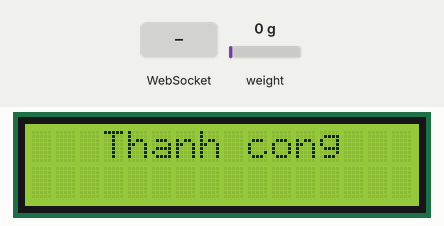
Simulated run of this program. Board: ESP32. Parts: 16×2 character LCD. Inputs (shaded band) come from the test bench; at power-on: weight on the scale 0 g. WiFi joins after 1.5 s; servers stay silent unless stated; the audio player accepts every command and is not drawn; what the program prints to the serial monitor is not drawn.

Above: at 5.2 s.
5.3 s: WebSocket text "1" received
At 6.4 s:
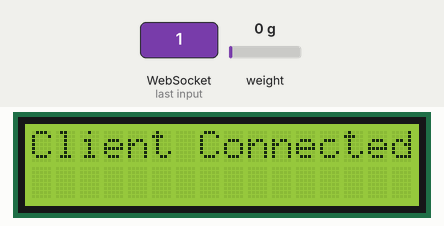
6.8 s: weight on the scale set to 100 g
At 10.8 s:
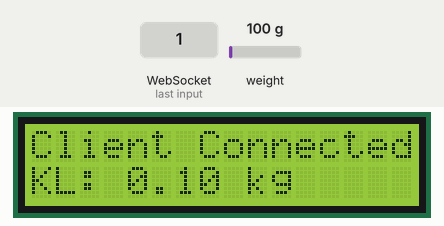
10.9 s: weight on the scale set to 1250 g
At 12.6 s:
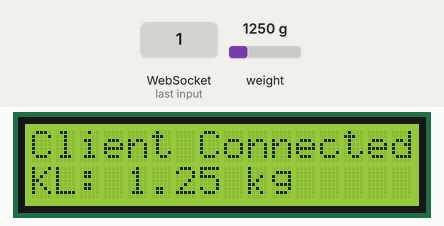
12.9 s: weight on the scale set to 2500 g
At 14.0 s:
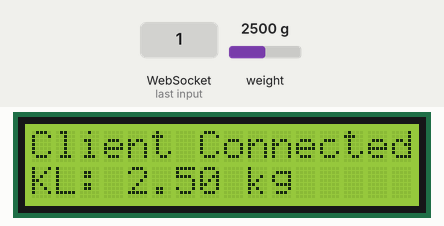
Timing chart, 0 to 15.9 s (numbered marks = the images above; inputs shaded):
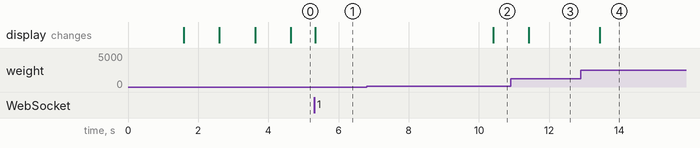

Measured:
- after the input at 5.3 s, the display: changes at once (image 1)
- after the input at 6.8 s, the display: changes after 3.6 s (image 2)
- after the input at 10.9 s, the display: changes after 0.52 s (image 3)
- after the input at 12.9 s, the display: changes after 0.54 s (image 4)

The program:

main.cpp
```cpp
#include <Arduino.h>
#include <WiFi.h>
#include <ESPAsyncWebServer.h>
#include <ArduinoJSon.h>
#include <Wire.h>
#include <LiquidCrystal_I2C.h>
#include <HX711.h>
#include <DFRobotDFPlayerMini.h>
#include <EEPROM.h>

#define LOADCELL_DOUT_PIN 14
#define LOADCELL_SCK_PIN 12
#define EEPROM_SIZE 16

struct dataJSON
{
    int type;
    int mangoCost;
    int longanCost;
    int durianCost;
    float weight;
};

AsyncWebServer server(80);
AsyncWebSocket ws("/ws");
dataJSON dataESP32;
HX711 myLoadCell;
DFRobotDFPlayerMini myDFPlayer;
LiquidCrystal_I2C myLCD(0x27, 16, 2);

const char *ssid = "BookTS";
const char *password = "12345678";
unsigned long timeOld = 0;
unsigned long calibValue = 103918;

void Json_to_Value(String s);
void handleWebSocketMessage(void *arg, uint8_t *data, size_t len);
void onEvent(AsyncWebSocket *server, AsyncWebSocketClient *client,
             AwsEventType type, void *arg, uint8_t *data, size_t len);
void initWebSocket();
void initLoadCell();
void initMP3();

void setup()
{
    Serial.begin(115200);
    Wire.begin();
    myLCD.init();
    myLCD.backlight();
    myLCD.setCursor(0, 0);
    myLCD.print("Cau hinh ...");

    initLoadCell();

    initMP3();

    WiFi.begin(ssid, password);

    for (size_t i = 0; i < 10; i++)
    {
        if (WiFi.status() != WL_CONNECTED)
        {
            myLCD.setCursor(9 + i % 3, 0);
            myLCD.print(".  ");
            if (i == 9)
            {
                myLCD.clear();
                myLCD.setCursor(2, 0);
                myLCD.print("That bai");
            }
            delay(1000);
        }
        else
        {
            Serial.println(WiFi.localIP());
            myLCD.clear();
            myLCD.setCursor(3, 0);
            myLCD.print("Thanh cong");
            myLCD.setCursor(1, 1);
            myLCD.print(WiFi.localIP());

            initWebSocket();
            server.begin();
            return;
        }
    }
}

void loop()
{
    if (WiFi.status() != WL_CONNECTED)
    {
        delay(10);
    }
    char val[80];
    dataESP32.weight = abs(myLoadCell.get_units(10));
    sprintf(val, "%.2f", dataESP32.weight);

    myLoadCell.power_down();

    if (dataESP32.weight > 0.05)
    {
        Serial.println(val);
        ws.cleanupClients();
        ws.textAll(val);

        myLCD.setCursor(0, 1);
        myLCD.print("KL: " + String(val) + " kg");
    }
    else
    {
        myLCD.setCursor(0, 1);
        myLCD.print("                ");
    }
    myLoadCell.power_up();
}

void initWebSocket()
{
    ws.onEvent(onEvent);
    server.addHandler(&ws);
}

void Json_to_Value(String s)
{
    StaticJsonDocument<200> doc;
    DeserializationError error = deserializeJson(doc, s);

    if (error)
    {
        Serial.println("Failed to parse JSON string.");
    }
    else
    {
        dataESP32.type = doc["type"];
        dataESP32.mangoCost = doc["mangoCost"];
        dataESP32.longanCost = doc["longanCost"];
        dataESP32.durianCost = doc["durianCost"];

        myDFPlayer.play(dataESP32.type);
        delay(2500);
        switch (dataESP32.type)
        {
        case 1:
            myLCD.clear();
            myLCD.setCursor(4, 0);
            myLCD.print("NS: Xoai");
            break;
        case 2:
            myLCD.clear();
            myLCD.setCursor(4, 0);
            myLCD.print("NS: Nhan");
            break;
        case 3:
            myLCD.clear();
            myLCD.setCursor(1, 0);
            myLCD.print("NS: Sau Rieng");
            break;
        default:
            break;
        }
        Serial.println(String(dataESP32.type) + " | " + String(dataESP32.mangoCost) + " | " + String(dataESP32.longanCost) + " | " + String(dataESP32.durianCost));
    }
}

void handleWebSocketMessage(void *arg, uint8_t *data, size_t len)
{
    AwsFrameInfo *info = (AwsFrameInfo *)arg;
    if (info->final && info->index == 0 && info->len == len && info->opcode == WS_TEXT)
    {
        data[len] = 0;
        Json_to_Value((char *)data);
    }
}

void onEvent(AsyncWebSocket *server, AsyncWebSocketClient *client,
             AwsEventType type, void *arg, uint8_t *data, size_t len)
{
    switch (type)
    {
    case WS_EVT_CONNECT:
        Serial.printf("WebSocket client #%u connected from %s\n", client->id(), client->remoteIP().toString().c_str());
        myLCD.clear();
        myLCD.setCursor(0, 0);
        myLCD.print("Client Connected");
        myDFPlayer.play(4);
        delay(2500);
        break;
    case WS_EVT_DISCONNECT:
        Serial.printf("WebSocket client #%u disconnected\n", client->id());
        myDFPlayer.play(4);
        delay(2500);
        break;
    case WS_EVT_DATA:
        handleWebSocketMessage(arg, data, len);
        break;
    case WS_EVT_PONG:
    case WS_EVT_ERROR:
        break;
    }
}

void initLoadCell()
{
    myLoadCell.begin(LOADCELL_DOUT_PIN, LOADCELL_SCK_PIN);
    myLoadCell.set_scale(calibValue);
    myLoadCell.tare();
}

void initMP3()
{
    Serial2.begin(9600);

    if (!myDFPlayer.begin(Serial2))
    {
        Serial.println(F("Không thể khởi động:"));
        Serial.println(F("1.Kiểm tra lại kết nối"));
        Serial.println(F("2.Lắp lại thẻ nhớ"));
        while (true)
        {
            delay(0);
        }
    }
    Serial.println(F("DFPlayer Mini đang hoạt động"));

    myDFPlayer.volume(30);
}
```
